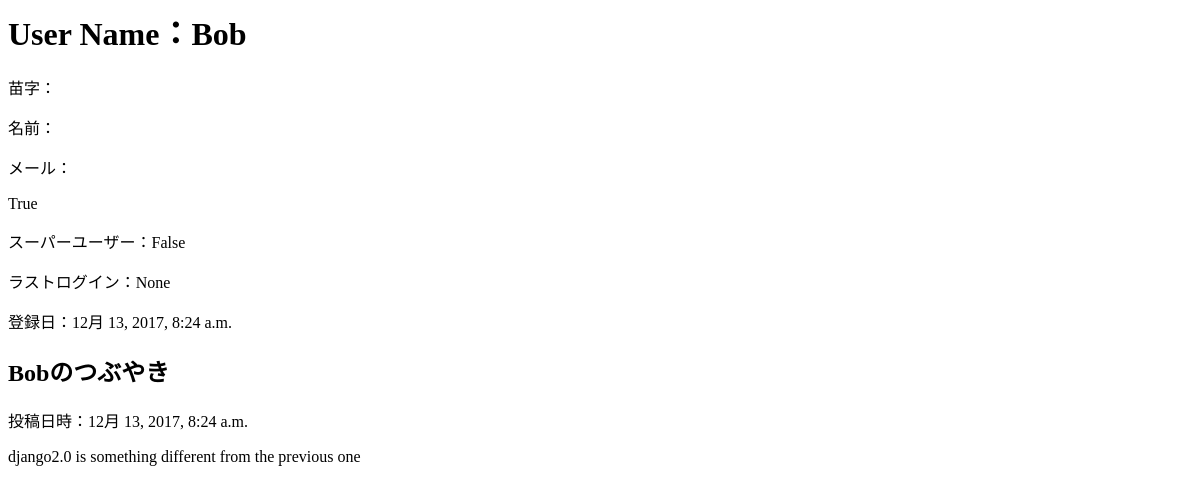
Before: /user/3 with the older database file.
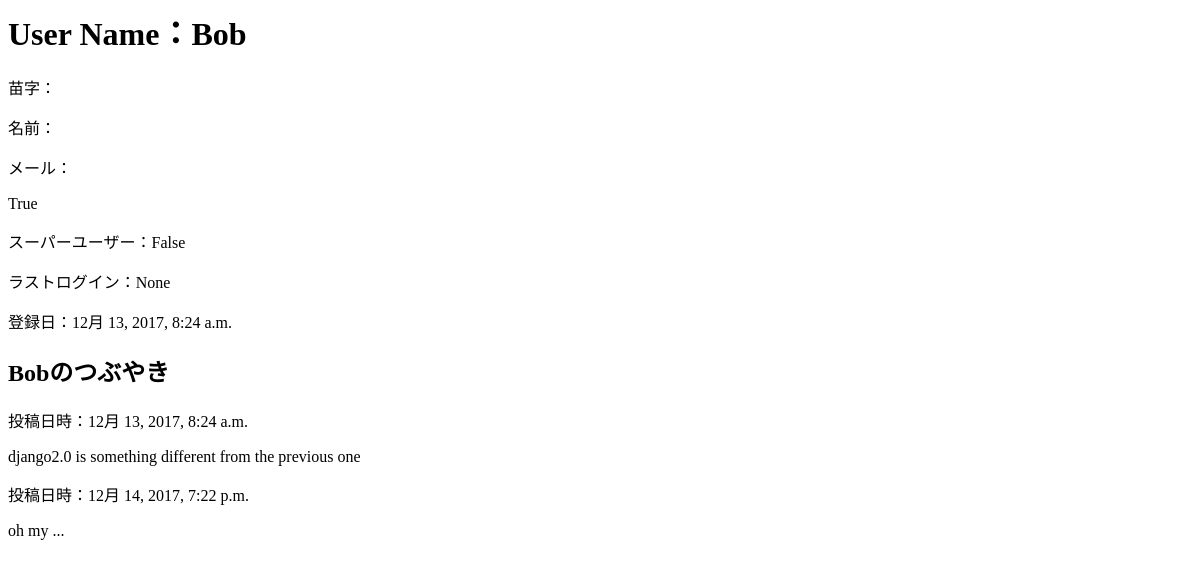
After: the same page with the newer database file.
### apps/models.py (models this page shows, shortened)
class Tweet(models.Model):
	user = models.ForeignKey(User, on_delete=models.CASCADE,)
	text = models.TextField(max_length=140)
	created_date = models.DateTimeField(default=timezone.now)

### apps/views.py (the view)
# urls.py: path('<int:pk>', views.profile, name='profile'),
def profile(request,pk):
	user = get_object_or_404(User,pk=pk)
	tweets = Tweet.objects.filter(user=user)
	return render(request, 'apps/profile.html', {'user':user, 'tweets': tweets})

### apps/templates/apps/profile.html (shortened to what this page needs)
<html>
    <head>
    </head>
    <body>
        <h1>User Name：{{ user.username }}</h1>
        <p>苗字：{{ user.last_name }}</p>
        <p>名前：{{ user.first_name }}</p>
        <p>メール：{{ user.email }}</p>
        <p>{{ user.is_active }}</p>
        <p>スーパーユーザー：{{ user.is_superuser }}</p>
        <p>ラストログイン：{{ user.last_login }}</p>
        <p>登録日：{{ user.date_joined }}</p>
        <h2>{{ user.username }}のつぶやき</h2>
            {% for tweet in tweets %}
                <p>投稿日時：{{ tweet.created_date }}</p>
                <p>{{ tweet.text }}</p>
            {% endfor %}
    </body>
</html>

Changed rows visible on the page:
added Tweet: created_date "12月 14, 2017, 7:22 p.m.", text "oh my ..."
